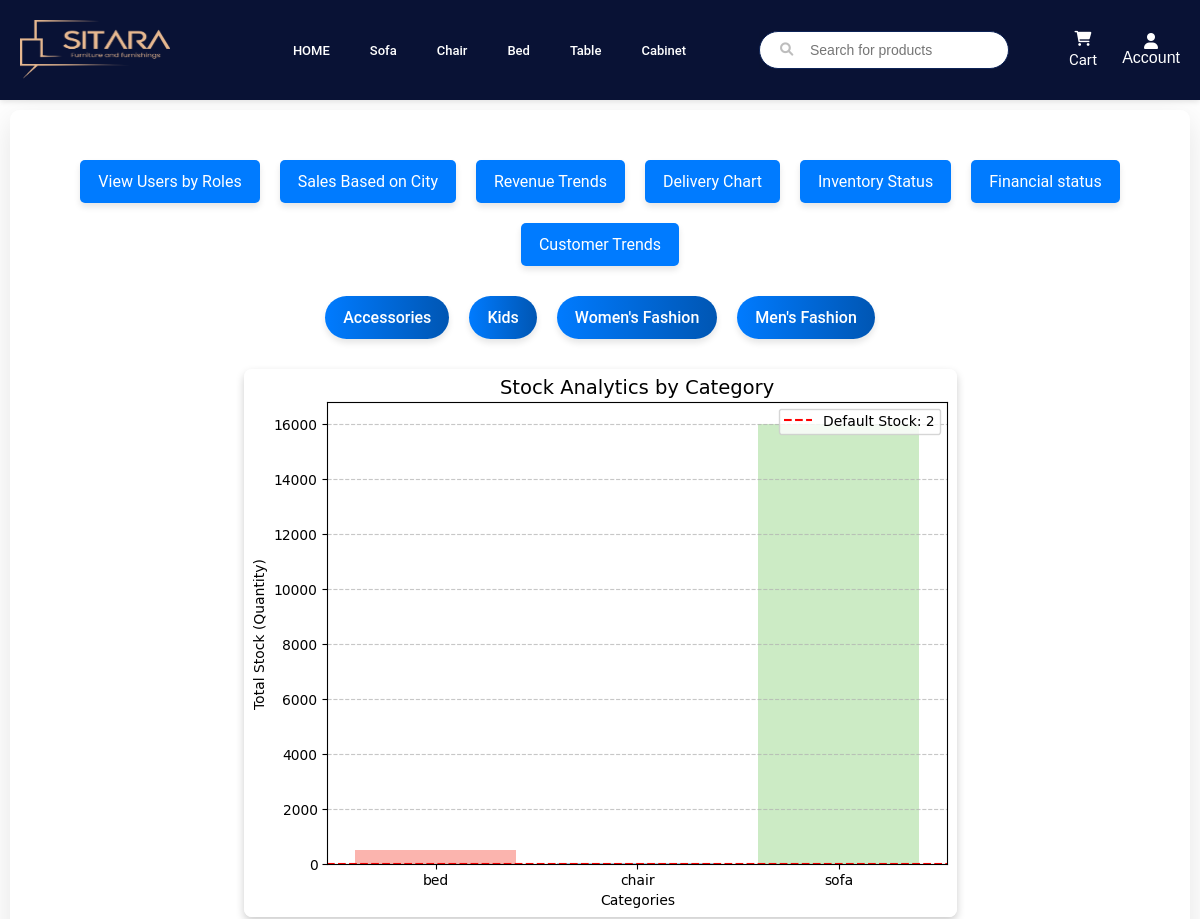
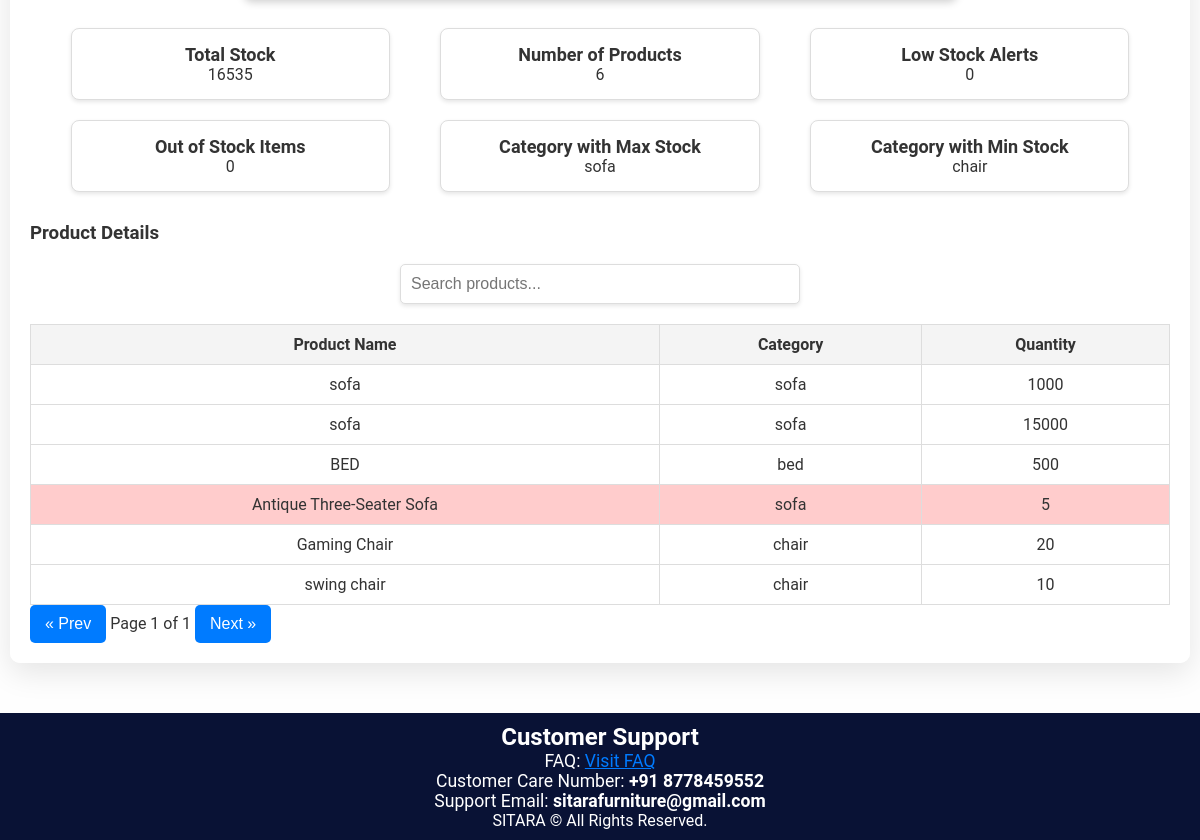
/visualization/inventory_status (signed in), run on the app's committed database (2 pictures, top to bottom).
### app/models.py (models this page shows, shortened)
class Product(db.Model):
    __tablename__ = "product"
    id = db.Column(db.Integer, primary_key=True)
    name = db.Column(db.String(100), nullable=False)
    price = db.Column(db.Float, nullable=False)
    description = db.Column(db.String(255), nullable=False)
    category = db.Column(db.String(100), nullable=False)
    quantity = db.Column(db.Integer, nullable=False)
    manufacturer = db.Column(db.String(100), nullable=True)
    country_of_origin = db.Column(db.String(50), nullable=True)
    avg_rating = db.Column(db.Float, nullable=True)
    discount = db.Column(db.Float, default=0.0, nullable=True)
    colour = db.Column(db.String(20), nullable=True)
    images = db.relationship("ProductImage", backref="product", lazy=True)
    model_file = db.Column(db.String(255), nullable=True)
    ratings = relationship("Rating", back_populates="product")

### app/visualization.py (the view)
@visualization.route('/inventory_status')
def inventory_status():
    page = request.args.get('page', default=1, type=int)
    has_next = True  # Example logic for pagination
    categories_query = db.session.query(Product.category, db.func.sum(Product.quantity).label('total_stock')) \
        .group_by(Product.category).all()
    category_labels = [category[0] for category in categories_query]
    category_stock = [category[1] for category in categories_query]
    total_stock = sum(category_stock)
    max_stock_category = category_labels[category_stock.index(max(category_stock))]
    min_stock_category = category_labels[category_stock.index(min(category_stock))]
    low_stock_threshold = 5
    low_stock_products = Product.query.filter(Product.quantity < low_stock_threshold).all()
    out_of_stock_items = Product.query.filter(Product.quantity == 0).all()
    total_products = Product.query.count()
    analytics = {
        "Total Stock": total_stock,
        "Category with Max Stock": max_stock_category,
        "Category with Min Stock": min_stock_category,
        "Low Stock Alerts": len(low_stock_products),
        "Out of Stock Items": len(out_of_stock_items),
        "Total Products": total_products
    }
    default_stock = 2
    fig, ax = plt.subplots(figsize=(8, 6))
    ax.bar(category_labels, category_stock, color=plt.cm.Pastel1.colors)
    ax.axhline(y=default_stock, color='red', linestyle='--', linewidth=1.5, label=f"Default Stock: {default_stock}")
    ax.set_title("Stock Analytics by Category", fontsize=14)
    ax.set_xlabel("Categories")
    ax.set_ylabel("Total Stock (Quantity)")
    ax.grid(axis='y', linestyle='--', alpha=0.7)
    ax.legend(loc='upper right')
    buf = BytesIO()
    plt.savefig(buf, format="png", bbox_inches="tight")
    buf.seek(0)
    chart_data = base64.b64encode(buf.getvalue()).decode("utf-8")
    buf.close()
    products_query = Product.query.all()
    products = [{"id": product.id, "name": product.name, "category": product.category, "quantity": product.quantity} for product in products_query]
    return render_template(
        "inventory_status.html",
        page=page,
        chart_data=chart_data,
        has_next=has_next,
        analytics=analytics,
        products=products,
    )

### app/templates/inventory_status.html (shortened to what this page needs)
<!DOCTYPE html>
<html lang="en">
<head>
</head>
<body>
    {% extends "home.html" %}
    {% block content %}
    <div class="form-container">
        <div class="button-container">
            <a href="/visualization/roles_chart" class="button">View Users by Roles</a>
            <a href="/visualization/sales_by_city" class="button">Sales Based on City</a>
            <a href="/visualization/revenue_trends" class="button">Revenue Trends</a>
            <a href="/visualization/delivery_chart" class="button">Delivery Chart</a>
            <a href="/visualization/inventory_status" class="button">Inventory Status</a>
            <a href="/visualization/financial_health" class="button">Financial status</a>
            <a href="/visualization/customer_trends" class="button">Customer Trends</a>
        </div>
        <div class="button-container1">
            <a href="/visualization/visualization/accessories" class="button1">Accessories</a>
            <a href="/visualization/visualization/kids" class="button1">Kids</a>
            <a href="/visualization/visualization/womens_fashion" class="button1">Women's Fashion</a>
            <a href="/visualization/visualization/mens_fashion" class="button1">Men's Fashion</a>
        </div>
         <div class="chart-section">
            <img alt="Stock Analytics Chart">
        </div>
    <div class="analytics-section">
        <div class="analytics-card">
            <h3>Total Stock</h3>
            <p>{{ analytics['Total Stock'] }}</p>
        </div>
        <div class="analytics-card">
            <h3>Number of Products</h3>
            <p>{{ analytics['Total Products'] }}</p>
        </div>
        <div class="analytics-card">
            <h3>Low Stock Alerts</h3>
            <p>{{ analytics['Low Stock Alerts'] }}</p>
        </div>
        <div class="analytics-card">
            <h3>Out of Stock Items</h3>
            <p>{{ analytics['Out of Stock Items'] }}</p>
        </div>
        <div class="analytics-card">
            <h3>Category with Max Stock</h3>
            <p>{{ analytics['Category with Max Stock'] }}</p>
        </div>
        <div class="analytics-card">
            <h3>Category with Min Stock</h3>
            <p>{{ analytics['Category with Min Stock'] }}</p>
        </div>
    </div>
    <div class="table-section">
        <h3>Product Details</h3>
        <div class="search-bar">
            <input type="text" placeholder="Search products..." id="search">
        </div>
        <table id="productTable">
            <thead>
                <tr>
                    <th>Product Name</th>
                    <th>Category</th>
                    <th>Quantity</th>
                </tr>
            </thead>
            <tbody>
                {% for product in products %}
                <tr class="{% if product.quantity < 10 %}low-stock{% endif %}">
                    <td>{{ product.name }}</td>
                    <td>{{ product.category }}</td>
                    <td>{{ product.quantity }}</td>
                </tr>
                {% endfor %}
            </tbody>
        </table>
    <div class="pagination">
        <button class="pagebtn" id="prevPage">« Prev</button>
        <span id="pageNumber">Page 1</span>
        <button class="pagebtn" id="nextPage">Next »</button>
    </div>
    </div>
</div>
    {% endblock %}

### app/static/home.css (style rules this page uses)
* { margin: 0; padding-top: 0; box-sizing: border-box; }
body { margin: 0; padding: 0; background-color: #f4f4f4; color: #333; */ }

### data on the page
Product: name "sofa", category "sofa", quantity "1000"
Product: name "sofa", category "sofa", quantity "15000"
Product: name "BED", category "bed", quantity "500"
Product: name "Antique Three-Seater Sofa", category "sofa", quantity "5"
Product: name "Gaming Chair", category "chair", quantity "20"
Product: name "swing chair", category "chair", quantity "10"

### other printed values
{{ analytics['Total Stock'] }} "16535"
{{ analytics['Total Products'] }} "6"
{{ analytics['Low Stock Alerts'] }} "0"
{{ analytics['Out of Stock Items'] }} "0"
{{ analytics['Category with Max Stock'] }} "sofa"
{{ analytics['Category with Min Stock'] }} "chair"
